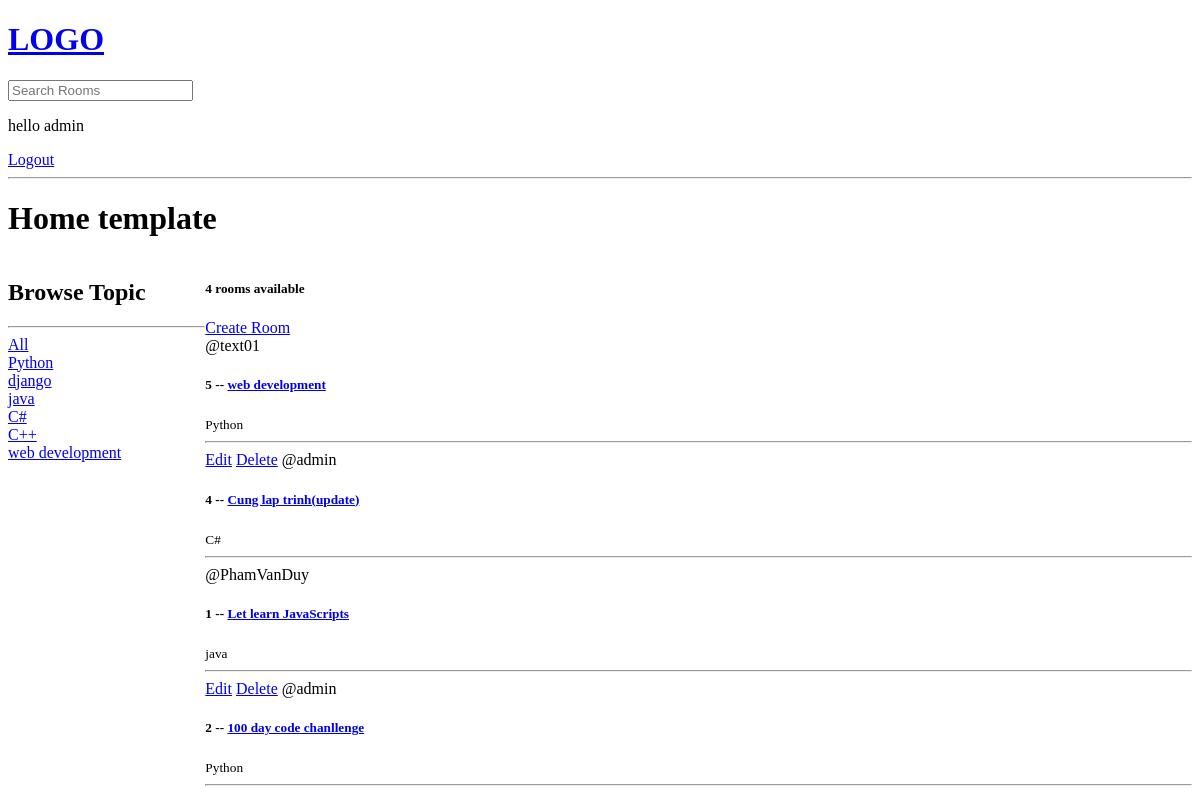
The app's page / (signed in), older data.
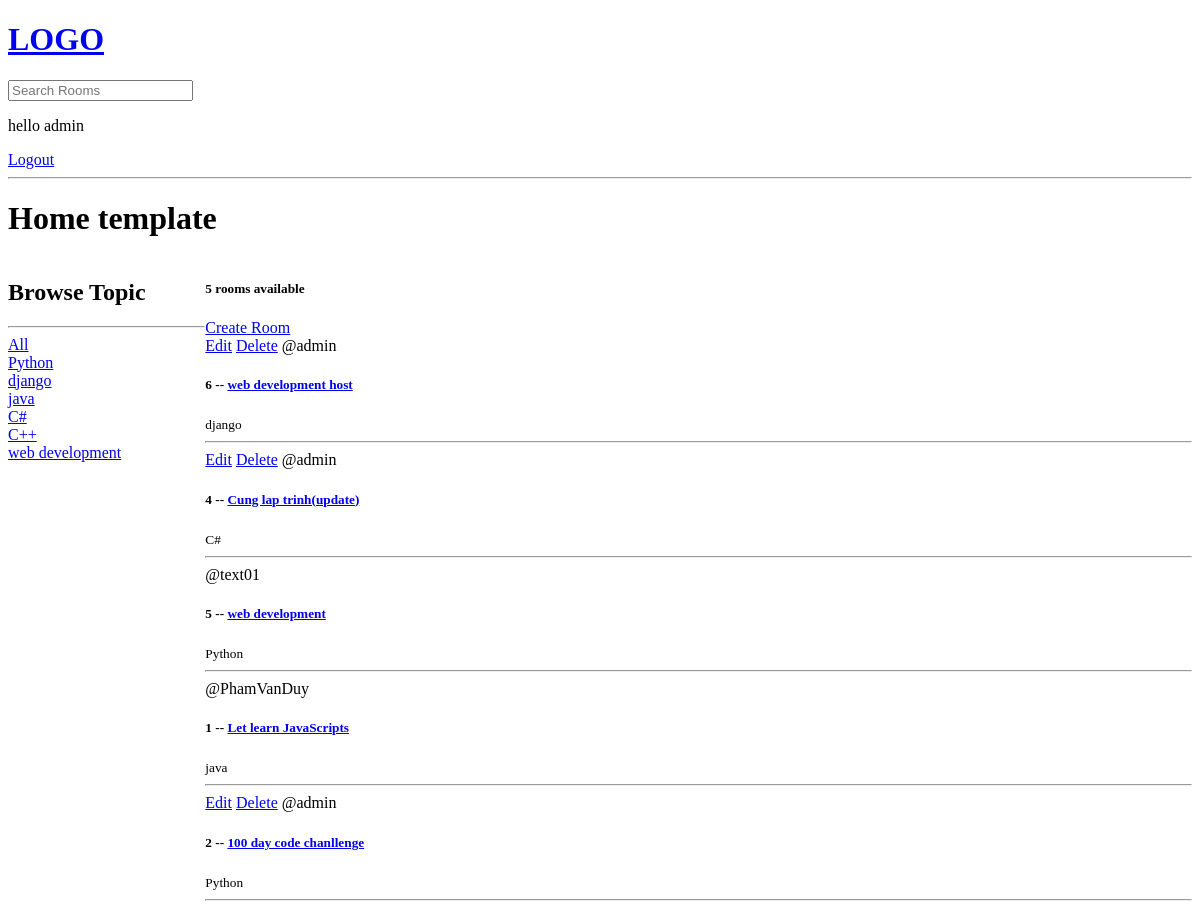
The same page, newer data.
### base/models.py (models this page shows, shortened)
class Topic(models.Model):
    name = models.CharField(max_length=200)

class Room(models.Model):
    host = models.ForeignKey(User, on_delete=models.SET_NULL,null=True)
    topic = models.ForeignKey(Topic, on_delete=models.SET_NULL,null=True)
    name = models.CharField(max_length=200)
    description = models.TextField(null=True, blank=True)
    participants = models.ManyToManyField(User,related_name='participants',blank=True)
    updated = models.DateTimeField(auto_now=True)
    created = models.DateTimeField(auto_now_add=True)
    class Meta:
        ordering = ['-updated','-created']

### base/views.py (the view)
# urls.py: path("",views.home,name="home"),
def home(request):
    q = request.GET.get('q') if request.GET.get('q') != None else ''
    topic = Topic.objects.all()
    rooms = Room.objects.filter(
        Q(topic__name__icontains=q) |
        Q(name__icontains=q) |
        Q(description__icontains=q))
    room_count = rooms.count()
    context = {'rooms':rooms, 'topic':topic, 'room_count':room_count}
    return render(request, 'base/home.html', context)

### base/templates/base/home.html (shortened to what this page needs)
{% extends 'main.html' %}
{% block content %}
<h1>Home template</h1>
<div class ="home-container">
    <div>
        <h2>Browse Topic</h2>
        <hr>
        <div>
            <a href="{% url 'home' %}">All</a>
        </div>
        {% for topic in topic %}
            <a href="{% url 'home' %}?q={{topic.name}}">{{topic.name}}</a>
            <br>
        {%endfor%}
    </div>
    <div>
        <h5>{{room_count}} rooms available</h5>
        <div>
            <a href = "{% url 'create-room' %}">Create Room</a>
        </div>
        <div>
            {% for room in rooms %}
                <div>
                    {% if request.user == room.host%}
                    <a href = "{% url 'update-room' room.id %}">Edit</a>
                    <a href = "{% url 'delete-room' room.id %}">Delete</a>
                    {% endif %}
                    <span>@{{room.host.username}}</span>
                    <h5>{{room.id}} -- <a href="{% url 'room' room.id %}">{{room.name}}</a></h5>
                    <small>{{room.topic.name}}</small>
                </div>
                <hr>
            {% endfor %}
        </div>
    </div>
</div>
{% endblock content %}

Row changes from the older to the newer data that the page shows:
added Room: shows "Edit", host.username "admin", id "6", name "web development host", topic.name "django"
changed Room "Cung lap trinh(update)": moves up the list
Text that changed along with them:
{{ room_count }}: "4" → "5"
